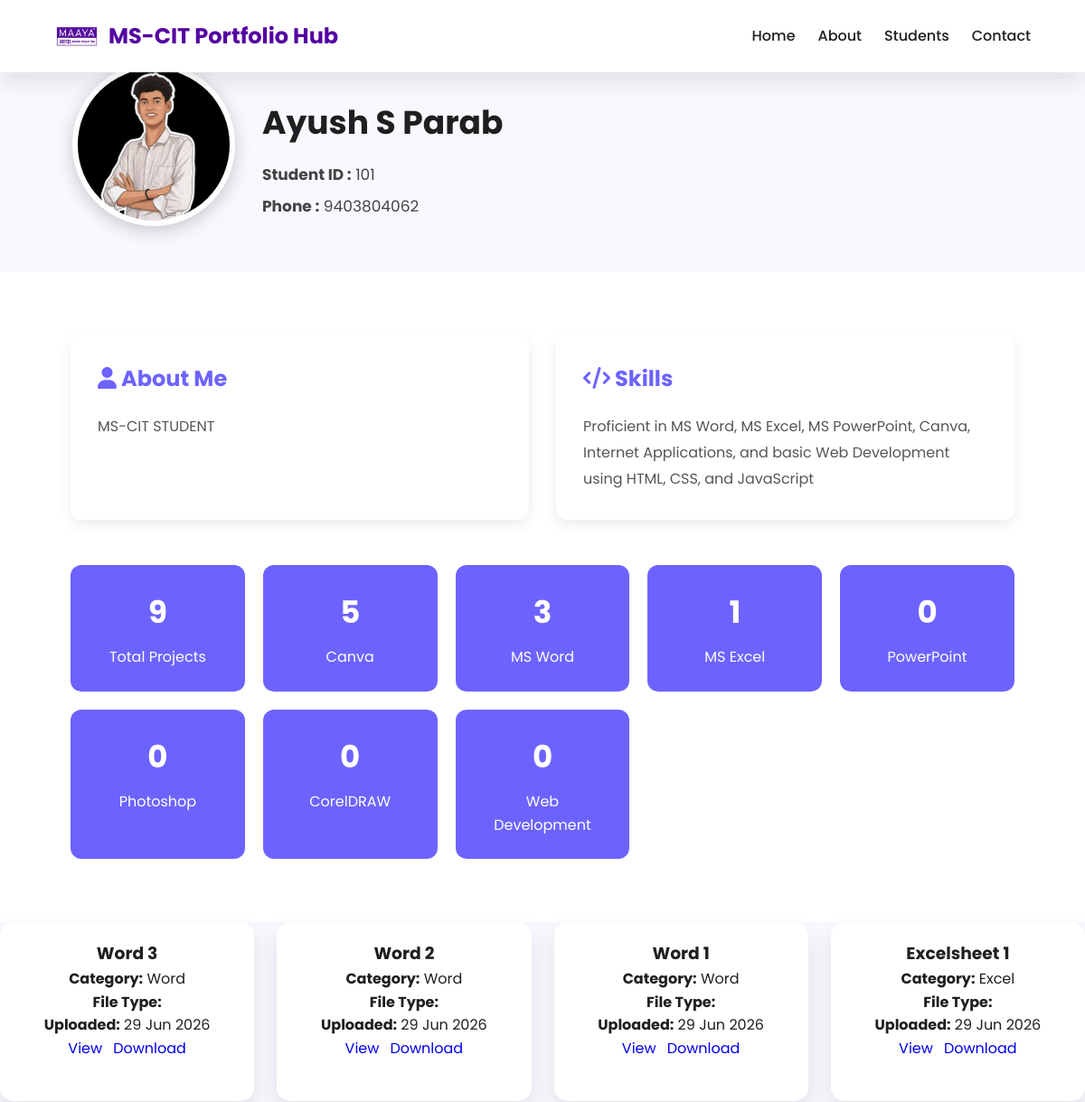
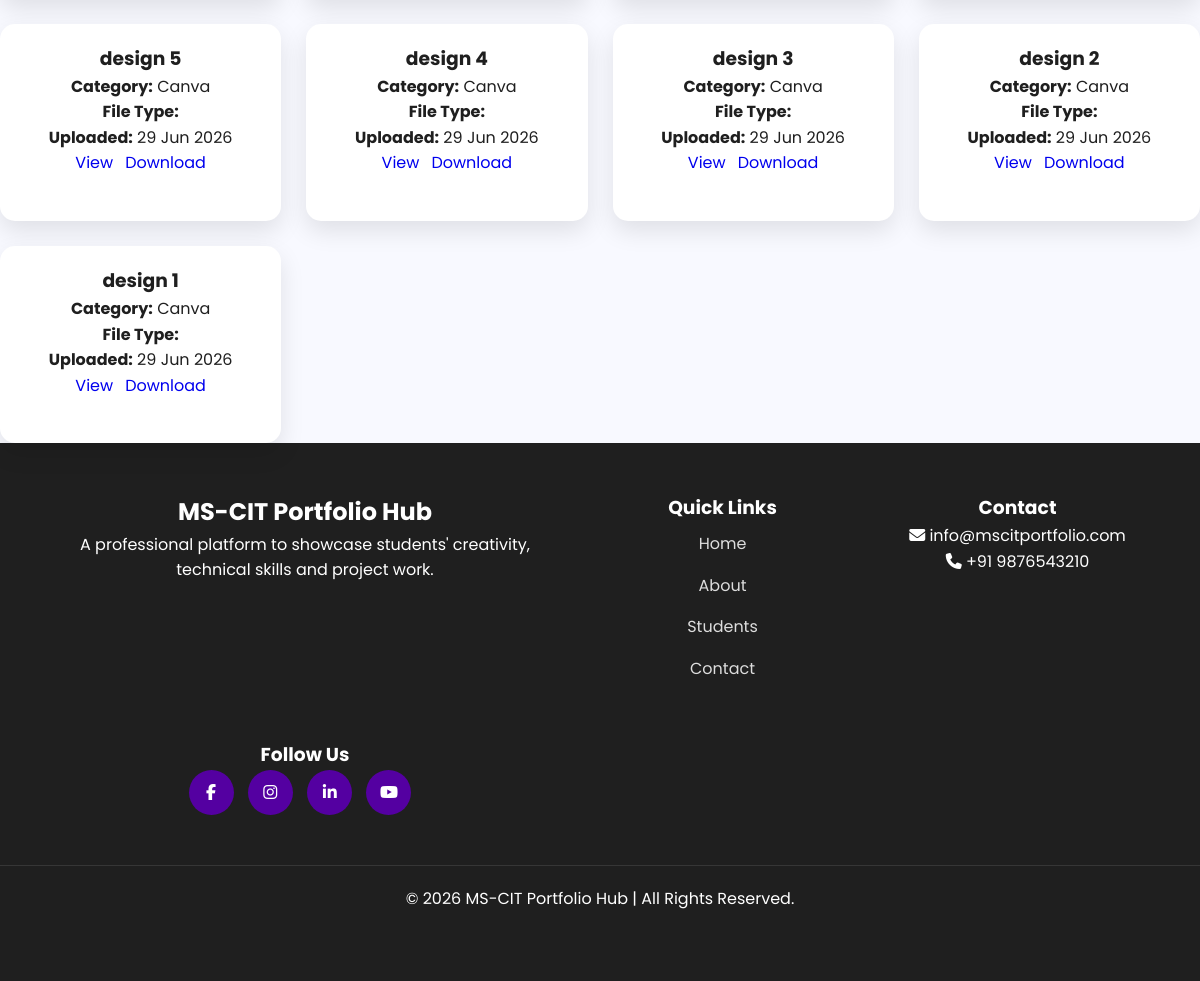
The page /student.php?id=1 on the database its author committed (2 pictures, top to bottom).
### tables this page shows
CREATE TABLE `students` (
  `id` int(11) NOT NULL,
  `student_id` varchar(20) DEFAULT NULL,
  `full_name` varchar(100) DEFAULT NULL,
  `email` varchar(100) DEFAULT NULL,
  `phone` varchar(20) DEFAULT NULL,
  `profile_image` varchar(255) DEFAULT NULL,
  `about` text DEFAULT NULL,
  `skills` text DEFAULT NULL,
  `created_at` timestamp NOT NULL DEFAULT current_timestamp(),
  `cover_image` varchar(255) DEFAULT NULL,
  `resume` varchar(255) DEFAULT NULL
);

CREATE TABLE `projects` (
  `id` int(11) NOT NULL,
  `student_id` varchar(20) DEFAULT NULL,
  `file_id` int(11) DEFAULT NULL,
  `title` varchar(255) DEFAULT NULL,
  `category` varchar(100) DEFAULT NULL,
  `created_at` timestamp NOT NULL DEFAULT current_timestamp(),
  `file_path` varchar(255) DEFAULT NULL,
  `file_type` varchar(50) DEFAULT NULL,
  `file_name` varchar(255) DEFAULT NULL
);

### student.php (the view, shortened to what this page needs)
<?php
require_once("db.php");
$id = intval($_GET['id']);
$studentQuery = mysqli_query($conn, "
SELECT * FROM students
WHERE id = '$id'
LIMIT 1
");
$student = mysqli_fetch_assoc($studentQuery);
$projectsQuery = mysqli_query($conn, "
SELECT *
FROM projects
WHERE student_id = '".$student['student_id']."'
ORDER BY created_at DESC
");
$totalProjects = mysqli_num_rows($projectsQuery);
$categoryResult = mysqli_query($conn, "
SELECT category, COUNT(*) AS total
FROM projects
WHERE student_id='".$student['student_id']."'
GROUP BY category
");
$categoryCounts = [];
while ($row = mysqli_fetch_assoc($categoryResult)) {
    $categoryCounts[$row['category']] = $row['total'];
}
?>
<!DOCTYPE html>
<html lang="en">
<head>
<link rel="stylesheet" href="css/style.css">
<link rel="stylesheet"
href="https://cdnjs.cloudflare.com/ajax/libs/font-awesome/6.7.2/css/all.min.css">
</head>
<body>
<header>
<nav class="navbar">
<div class="logo">
<img src="images/students/logo.png">
<h2>MS-CIT Portfolio Hub</h2>
</div>
<ul class="nav-links" id="navLinks">
<li><a href="index.php">Home</a></li>
<li><a href="about.php">About</a></li>
<li><a href="students.php">Students</a></li>
<li><a href="contact.php">Contact</a></li>
</ul>
</nav>
</header>
<section class="profile-header">
    <div class="container">
        <div class="profile-info">
            <div class="profile-photo">
                <?php if(!empty($student['profile_image']) && file_exists($student['profile_image'])) { ?>
                    <img src="<?php echo $student['profile_image']; ?>"
                         alt="<?php echo htmlspecialchars($student['full_name']); ?>">
                <?php } else { ?>
                    <img src="images/default/student.png"
                         alt="Student">
                <?php } ?>
            </div>
            <div class="profile-details">
                <h1><?php echo htmlspecialchars($student['full_name']); ?></h1>
                <p>
                    <strong>Student ID :</strong>
                    <?php echo htmlspecialchars($student['student_id']); ?>
                </p>
                <?php if(!empty($student['phone'])) { ?>
                <p>
                    <strong>Phone :</strong>
                    <?php echo htmlspecialchars($student['phone']); ?>
                </p>
                <?php } ?>
            </div>
        </div>
    </div>
</section>
<section class="profile-section">
<div class="container">
<div class="profile-grid">
<div class="profile-box">
<h2>
<i class="fa-solid fa-user"></i>
About Me
</h2>
<p>
<?php
if(!empty($student['about']))
{
    echo nl2br(htmlspecialchars($student['about']));
}
else
{
    echo "No information available.";
}
?>
</p>
</div>
<div class="profile-box">
<h2>
<i class="fa-solid fa-code"></i>
Skills
</h2>
<p>
<?php
if(!empty($student['skills']))
{
    echo nl2br(htmlspecialchars($student['skills']));
}
else
{
    echo "Skills not added.";
}
?>
</p>
</div>
</div>
<div class="stats-grid">
    <div class="stat-card">
        <h2><?php echo $totalProjects; ?></h2>
        <p>Total Projects</p>
    </div>
    <div class="stat-card">
        <h2><?php echo $categoryCounts['Canva'] ?? 0; ?></h2>
        <p>Canva</p>
    </div>
    <div class="stat-card">
        <h2><?php echo $categoryCounts['Word'] ?? 0; ?></h2>
        <p>MS Word</p>
    </div>
    <div class="stat-card">
        <h2><?php echo $categoryCounts['Excel'] ?? 0; ?></h2>
        <p>MS Excel</p>
    </div>
    <div class="stat-card">
        <h2><?php echo $categoryCounts['PowerPoint'] ?? 0; ?></h2>
        <p>PowerPoint</p>
    </div>
    <div class="stat-card">
        <h2><?php echo $categoryCounts['Photoshop'] ?? 0; ?></h2>
        <p>Photoshop</p>
    </div>
    <div class="stat-card">
        <h2><?php echo $categoryCounts['CorelDRAW'] ?? 0; ?></h2>
        <p>CorelDRAW</p>
    </div>
    <div class="stat-card">
        <h2><?php echo $categoryCounts['Webpage'] ?? 0; ?></h2>
        <p>Web Development</p>
    </div>
</div>
</section>
<div class="project-grid">
<?php if ($totalProjects > 0) { ?>
    <?php while ($project = mysqli_fetch_assoc($projectsQuery)) { ?>
        <div class="project-card">
            <h3><?php echo htmlspecialchars($project['title']); ?></h3>
            <p><b>Category:</b> <?php echo htmlspecialchars($project['category']); ?></p>
            <p><b>File Type:</b> <?php echo htmlspecialchars($project['file_type']); ?></p>
            <p><b>Uploaded:</b> <?php echo date("d M Y", strtotime($project['created_at'])); ?></p>
            <?php if (!empty($project['file_path'])) { ?>
                <div class="project-buttons">
                    <a href="/Maaya-MSCIT-Portfolio/<?php echo ltrim($project['file_path'], './'); ?>" target="_blank">
                        View
                    </a>
                    <a href="<?php echo '/Maaya-MSCIT-Portfolio/' . ltrim($project['file_path'], '/'); ?>" download>
                        Download
                    </a>
                </div>
            <?php } ?>
        </div>
    <?php } ?>
<?php } else { ?>
    <div class="no-projects">
        <h2>No Projects Available</h2>
    </div>
<?php } ?>
</div>
<footer>
    <div class="container footer-container">
        <div class="footer-about">
            <h2>MS-CIT Portfolio Hub</h2>
            <p>
                A professional platform to showcase students'
                creativity, technical skills and project work.
            </p>
        </div>
        <div class="footer-links">
            <h3>Quick Links</h3>
            <a href="index.php">Home</a>
            <a href="about.php">About</a>
            <a href="students.php">Students</a>
            <a href="contact.php">Contact</a>
        </div>
        <div class="footer-contact">
            <h3>Contact</h3>
            <p>
                <i class="fa-solid fa-envelope"></i>
                info@mscitportfolio.com
            </p>
            <p>
                <i class="fa-solid fa-phone"></i>
                +91 9876543210
            </p>
        </div>
        <div class="footer-social">
            <h3>Follow Us</h3>
            <a href="#"><i class="fab fa-facebook-f"></i></a>
            <a href="#"><i class="fab fa-instagram"></i></a>
            <a href="#"><i class="fab fa-linkedin-in"></i></a>
            <a href="#"><i class="fab fa-youtube"></i></a>
        </div>
    </div>
    <div class="copyright">
        &copy; <?php echo date("Y"); ?>
        MS-CIT Portfolio Hub |
        All Rights Reserved.
    </div>
</footer>
</body>
</html>

### css/style.css (style rules this page uses)
:root { --primary: #5400A1; --secondary: #5548f5; --white: #fff; --black: #1F1F1F; --text: #555; --bg: #F8F9FF; --border: #E5E7EB; --shadow: 0 10px 25px rgba(0,0,0,.1); --radius: 12px; }
* { margin: 0; padding: 0; box-sizing: border-box; font-family: 'Poppins', sans-serif; }
html { scroll-behavior: smooth; }
body { background: var(--bg); color: var(--black); line-height: 1.6; }
img { max-width: 100%; display: block; }
a { text-decoration: none; }
ul { list-style: none; }
.container { width: 90%; max-width: 1200px; margin: auto; }
section { padding: 70px 0; }
header { width: 100%; background: #fff; box-shadow: var(--shadow); position: sticky; top: 0; z-index: 1000; }
.navbar { display: flex; justify-content: space-between; align-items: center; height: 80px; width: 90%; max-width: 1200px; margin: auto; }
.logo { display: flex; align-items: center; gap: 10px; }
.logo img { width: 50px; }
.logo h2 { color: var(--primary); }
.nav-links { display: flex; gap: 25px; list-style: none; }
.nav-links a { color: var(--black); font-weight: 500; transition: .3s; }
.feature-grid, .student-grid, .project-grid { display: grid; gap: 25px; }
.project-grid { grid-template-columns: repeat(auto-fit, minmax(260px, 1fr)); }
.feature-card, .project-card { background: #fff; border-radius: 15px; box-shadow: var(--shadow); padding: 20px; text-align: center; transition: .3s; }
.profile-header { background: #f8f9ff; padding-bottom: 50px; }
.profile-info { display: flex; align-items: flex-end; gap: 30px; margin-top: -80px; flex-wrap: wrap; padding: 0 20px; }
.profile-photo img, .profile-image img { width: 180px; height: 180px; border-radius: 50%; border: 6px solid #fff; object-fit: cover; background: #fff; box-shadow: 0 5px 20px rgba(0,0,0,.2); }
.profile-details { flex: 1; }
.profile-details h1 { font-size: 36px; margin-bottom: 15px; }
.profile-details p { margin: 8px 0; font-size: 17px; color: #444; }
.profile-section { padding: 70px 20px; background: #fff; }
.profile-grid { display: grid; grid-template-columns: repeat(auto-fit, minmax(350px, 1fr)); gap: 30px; margin-bottom: 50px; }
.profile-box { background: #fff; padding: 30px; border-radius: 12px; box-shadow: 0 5px 15px rgba(0,0,0,.08); }
.profile-box h2 { margin-bottom: 20px; color: #6C63FF; }
.profile-box p { line-height: 1.8; color: #555; }
.stats-grid { display: grid; grid-template-columns: repeat(auto-fit, minmax(180px, 1fr)); gap: 20px; }
.stat-card { background: #6C63FF; color: #fff; padding: 25px; border-radius: 12px; text-align: center; transition: .3s; }
.stat-card h2 { font-size: 34px; margin-bottom: 10px; }
.stat-card p { margin: 0; font-size: 16px; }
.project-buttons { display: flex; justify-content: center; gap: 12px; padding: 0 20px 25px; }
footer { background: #1F1F1F; color: #fff; padding: 50px 0; text-align: center; }
.footer-container { display: grid; grid-template-columns: 2fr 1fr 1fr; gap: 50px; }
.footer-links { display: flex; flex-direction: column; }
.footer-links a { color: #ddd; margin: 8px 0; }
.footer-social a { width: 45px; height: 45px; background: #5400A1; color: #fff; display: inline-flex; align-items: center; justify-content: center; border-radius: 50%; margin-right: 10px; transition: .3s; }
.copyright { text-align: center; margin-top: 50px; padding: 20px; border-top: 1px solid rgba(255,255,255,.1); }

### rows shown on the page
students: profile_image (picture), full_name "Ayush S Parab", student "101", phone "9403804062", about "MS-CIT STUDENT", skills "Proficient in MS Word, MS Excel, MS PowerPoint, Canva, Internet Applications, and basic Web Development using HTML, CSS, and JavaScript"
projects: title "Word 3", category "Word", created_at "29 Jun 2026"
projects: title "Word 2", category "Word", created_at "29 Jun 2026"
projects: title "Word 1", category "Word", created_at "29 Jun 2026"
projects: title "Excelsheet 1", category "Excel", created_at "29 Jun 2026"
projects: title "design 5", category "Canva", created_at "29 Jun 2026"
projects: title "design 4", category "Canva", created_at "29 Jun 2026"
projects: title "design 3", category "Canva", created_at "29 Jun 2026"
projects: title "design 2", category "Canva", created_at "29 Jun 2026"
projects: title "design 1", category "Canva", created_at "29 Jun 2026"

### other values the page prints
$totalProjects "9"
$categoryCounts['Canva'] "5"
$categoryCounts['Word'] "3"
$categoryCounts['Excel'] "1"
$categoryCounts['PowerPoint'] "0"
$categoryCounts['Photoshop'] "0"
$categoryCounts['CorelDRAW'] "0"
$categoryCounts['Webpage'] "0"
